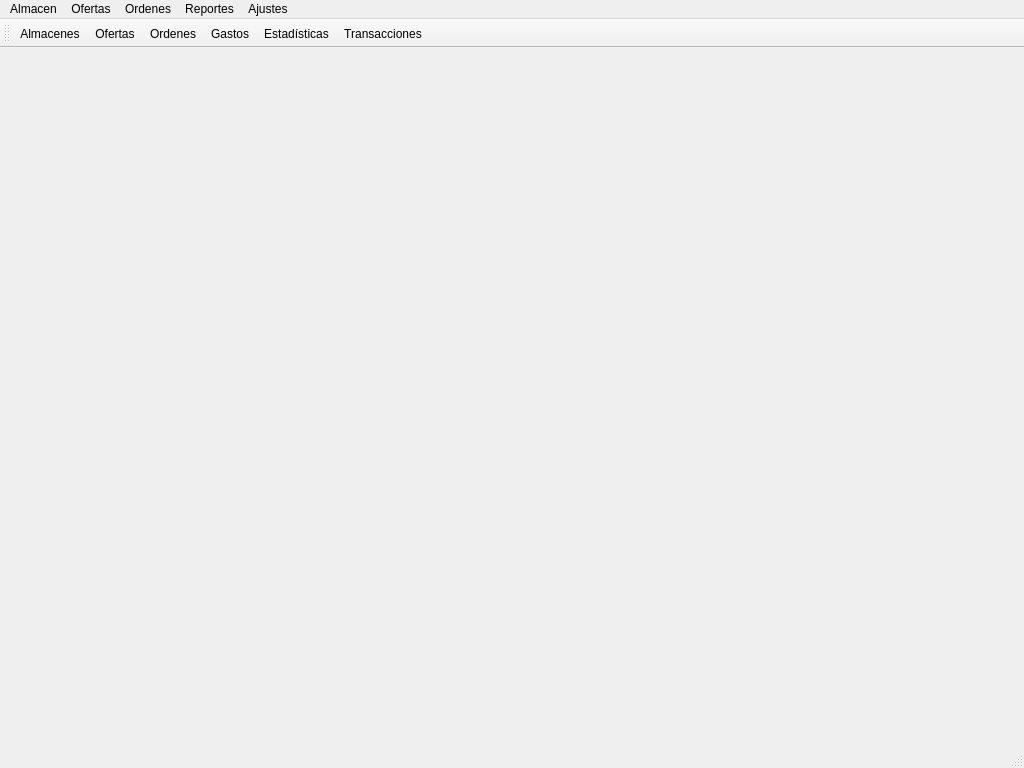
<?xml version="1.0" encoding="UTF-8"?>
<ui version="4.0">
 <class>Principal</class>
 <widget class="QMainWindow" name="Principal">
  <property name="geometry">
   <rect>
    <x>0</x>
    <y>0</y>
    <width>1024</width>
    <height>768</height>
   </rect>
  </property>
  <property name="minimumSize">
   <size>
    <width>1024</width>
    <height>768</height>
   </size>
  </property>
  <property name="windowTitle">
   <string>MainWindow</string>
  </property>
  <property name="styleSheet">
   <string notr="true"/>
  </property>
  <widget class="QWidget" name="centralwidget"/>
  <widget class="QMenuBar" name="menubar">
   <property name="geometry">
    <rect>
     <x>0</x>
     <y>0</y>
     <width>1024</width>
     <height>26</height>
    </rect>
   </property>
   <widget class="QMenu" name="menuOfertas">
    <property name="title">
     <string>Ofertas</string>
    </property>
    <widget class="QMenu" name="menuAcciones">
     <property name="title">
      <string>Acciones</string>
     </property>
     <addaction name="actionInsertar_Plato_2"/>
     <addaction name="actionEliminar_Plato_2"/>
     <addaction name="actionModificar_Plato_2"/>
    </widget>
    <addaction name="actionMostrar"/>
    <addaction name="separator"/>
    <addaction name="menuAcciones"/>
   </widget>
   <widget class="QMenu" name="menu_rdenes">
    <property name="title">
     <string>Ordenes</string>
    </property>
    <widget class="QMenu" name="menuAcciones_2">
     <property name="title">
      <string>Acciones</string>
     </property>
     <addaction name="actionInsertar_orden"/>
     <addaction name="actionEliminar_orden"/>
    </widget>
    <addaction name="actionMostrarOrden"/>
    <addaction name="menuAcciones_2"/>
   </widget>
   <widget class="QMenu" name="menuAlmacen">
    <property name="title">
     <string>Almacen</string>
    </property>
    <addaction name="actionPrincipal"/>
    <addaction name="actionSecundario"/>
    <addaction name="separator"/>
    <addaction name="actionInsertar_Producto"/>
   </widget>
   <widget class="QMenu" name="menuReportes">
    <property name="title">
     <string>Reportes</string>
    </property>
   </widget>
   <widget class="QMenu" name="menuAjustes">
    <property name="title">
     <string>Ajustes</string>
    </property>
    <widget class="QMenu" name="menuPorcientos">
     <property name="title">
      <string>Porcientos</string>
     </property>
     <addaction name="actionImpuesto"/>
     <addaction name="actionGanancia"/>
    </widget>
    <addaction name="menuPorcientos"/>
    <addaction name="actionUnidad"/>
    <addaction name="actionMoneda"/>
   </widget>
   <addaction name="menuAlmacen"/>
   <addaction name="menuOfertas"/>
   <addaction name="menu_rdenes"/>
   <addaction name="menuReportes"/>
   <addaction name="menuAjustes"/>
  </widget>
  <widget class="QStatusBar" name="statusbar"/>
  <widget class="QToolBar" name="toolBar">
   <property name="windowTitle">
    <string>toolBar</string>
   </property>
   <attribute name="toolBarArea">
    <enum>TopToolBarArea</enum>
   </attribute>
   <attribute name="toolBarBreak">
    <bool>false</bool>
   </attribute>
   <addaction name="actionAlmacenes"/>
   <addaction name="actionOfertas"/>
   <addaction name="actionOrdenes"/>
   <addaction name="actionGastos"/>
   <addaction name="actionEstadisticas"/>
   <addaction name="actionTransacciones"/>
  </widget>
  <action name="actionPrincipal">
   <property name="text">
    <string>Central</string>
   </property>
  </action>
  <action name="actionSecundario">
   <property name="text">
    <string>Local</string>
   </property>
  </action>
  <action name="actionMostrar">
   <property name="text">
    <string>Mostrar</string>
   </property>
  </action>
  <action name="actionInsertar_Plato">
   <property name="text">
    <string>Insertar Plato</string>
   </property>
  </action>
  <action name="actionEliminar_Plato">
   <property name="text">
    <string>Eliminar Plato</string>
   </property>
  </action>
  <action name="actionModificar_Plato">
   <property name="text">
    <string>Modificar Plato</string>
   </property>
  </action>
  <action name="actionInsertar_Plato_2">
   <property name="text">
    <string>Insertar Plato</string>
   </property>
  </action>
  <action name="actionEliminar_Plato_2">
   <property name="text">
    <string>Eliminar Plato</string>
   </property>
  </action>
  <action name="actionModificar_Plato_2">
   <property name="text">
    <string>Modificar Plato</string>
   </property>
  </action>
  <action name="actionMostrarOrden">
   <property name="text">
    <string>Mostrar</string>
   </property>
  </action>
  <action name="actionInsertar_orden">
   <property name="text">
    <string>Insertar orden</string>
   </property>
  </action>
  <action name="actionEliminar_orden">
   <property name="text">
    <string>Eliminar orden</string>
   </property>
  </action>
  <action name="actionInsertar_Producto">
   <property name="text">
    <string>Insertar Producto</string>
   </property>
  </action>
  <action name="actionProductos">
   <property name="text">
    <string>Productos</string>
   </property>
  </action>
  <action name="actionAlmacenes">
   <property name="text">
    <string>Almacenes</string>
   </property>
  </action>
  <action name="actionOfertas">
   <property name="text">
    <string>Ofertas</string>
   </property>
  </action>
  <action name="actionOrdenes">
   <property name="text">
    <string>Ordenes</string>
   </property>
  </action>
  <action name="actionEstadisticas">
   <property name="text">
    <string>Estadísticas</string>
   </property>
   <property name="toolTip">
    <string>Estadísticas</string>
   </property>
  </action>
  <action name="actionGastos">
   <property name="text">
    <string>Gastos</string>
   </property>
  </action>
  <action name="actionTransacciones">
   <property name="text">
    <string>Transacciones</string>
   </property>
  </action>
  <action name="actionPorciento_de_Ganancia">
   <property name="text">
    <string>Porciento de Ganancia</string>
   </property>
  </action>
  <action name="actionPorciento_de_Impuesto">
   <property name="text">
    <string>Porciento de Impuesto</string>
   </property>
  </action>
  <action name="actionUnidad">
   <property name="text">
    <string>Unidad de peso</string>
   </property>
  </action>
  <action name="actionMoneda">
   <property name="text">
    <string>Moneda</string>
   </property>
  </action>
  <action name="actionImpuesto">
   <property name="text">
    <string>Impuesto</string>
   </property>
  </action>
  <action name="actionGanancia">
   <property name="text">
    <string>Ganancia</string>
   </property>
  </action>
 </widget>
 <resources/>
 <connections/>
</ui>
